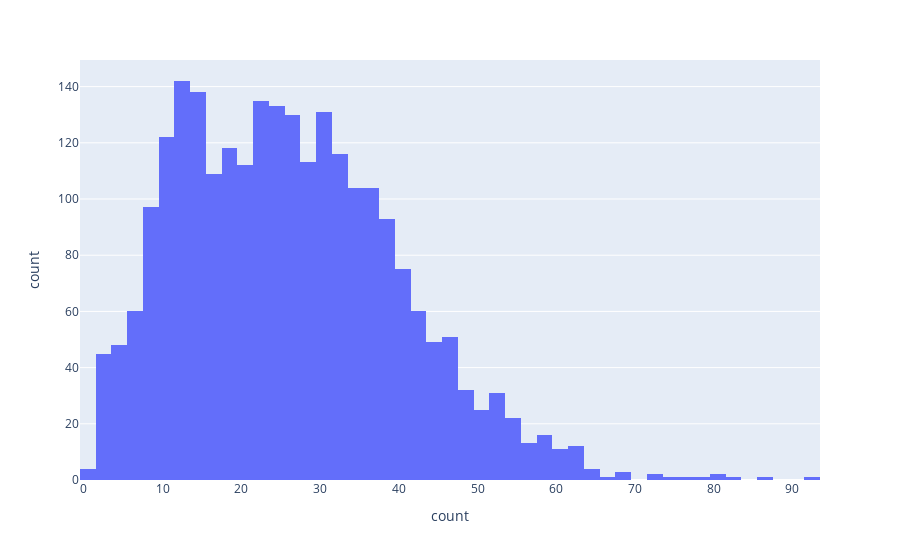

Here is the notebook cell this chart was saved with:
### Code cell
px.histogram(df_grp.to_pandas(), x="count")

### Figure 1 — Plotly figure (JSON) as saved in the notebook; plotly's stock layout.template omitted (floating-point values rounded to 4 significant figures; data arrays with more than 128 entries replaced by an {"elided": "..."} marker saying what was removed)
{"data": [{"alignmentgroup": "True", "bingroup": "x", "hovertemplate": "count=%{y}<extra></extra>", "legendgroup": "", "marker": {"color": "#636efa", "pattern": {"shape": ""}}, "name": "", "offsetgroup": "", "orientation": "v", "showlegend": false, "type": "histogram", "x": {"elided": "2469 int values"}, "xaxis": "x", "yaxis": "y"}], "layout": {"barmode": "relative", "legend": {"tracegroupgap": 0}, "margin": {"t": 60}, "xaxis": {"anchor": "y", "domain": [0, 1], "title": {"text": "count"}}, "yaxis": {"anchor": "x", "domain": [0, 1], "title": {"text": "count"}}}}
